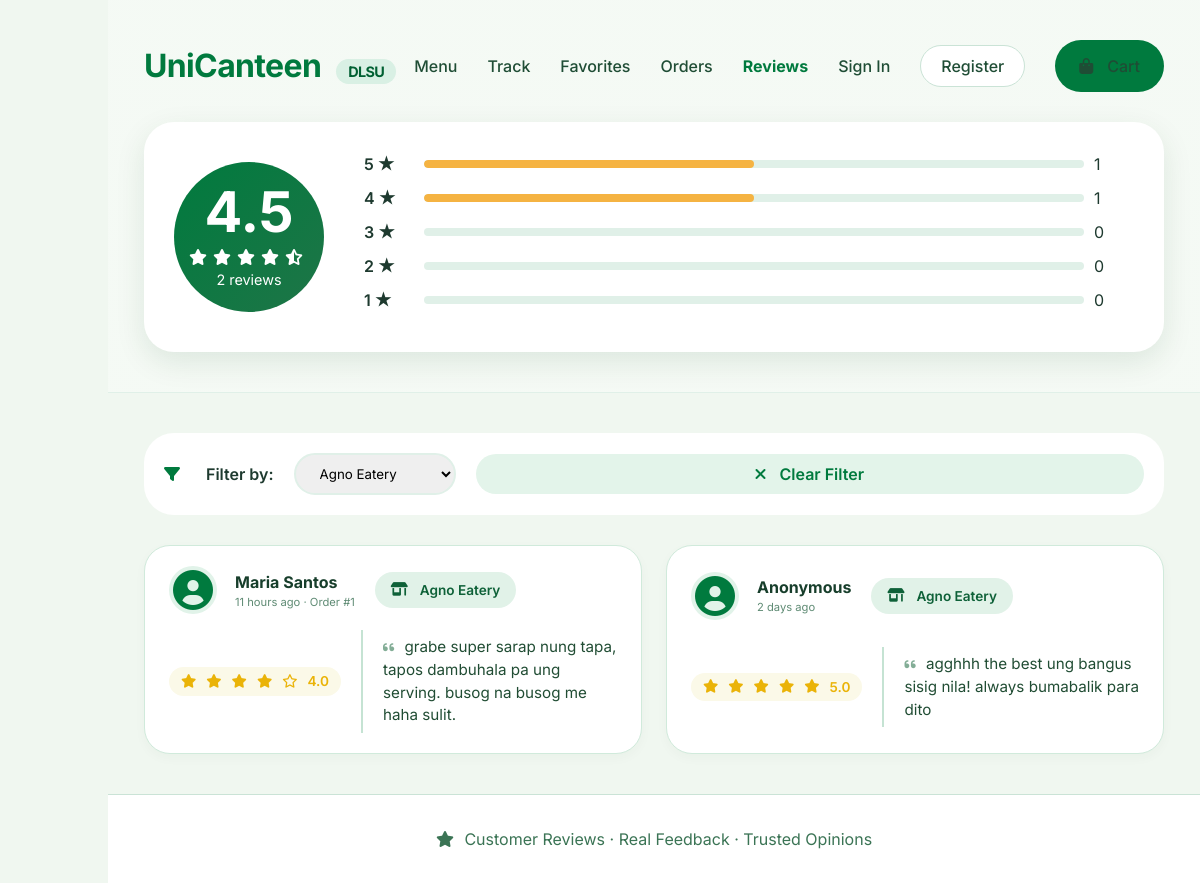
Page /frontend/reviews.php?restaurant=2 on the committed database.
### tables this page shows
CREATE TABLE Ratings (
    ID INT PRIMARY KEY AUTO_INCREMENT,
    restaurant_ID INT,
    order_ID INT UNIQUE,
    rating DECIMAL(3, 2) CHECK (rating BETWEEN 1.0 AND 5.0),
    review TEXT,
    is_anonymous BOOLEAN DEFAULT FALSE,
    timestamp TIMESTAMP DEFAULT CURRENT_TIMESTAMP,
    FOREIGN KEY (restaurant_ID) REFERENCES Restaurants(ID) ON DELETE CASCADE,
    FOREIGN KEY (order_ID) REFERENCES Orders(ID) ON DELETE CASCADE
);

CREATE TABLE Orders (
    ID INT PRIMARY KEY AUTO_INCREMENT,
    customer_ID INT,
    walkin_name VARCHAR(100) NULL,
    restaurant_ID INT,
    total_amount DECIMAL(10, 2) NOT NULL,
    status ENUM('P', 'PR', 'R', 'C') DEFAULT 'P',
    queue_number INT,
    payment_method ENUM('gcash', 'card', 'cash') DEFAULT 'gcash',
    order_date TIMESTAMP DEFAULT CURRENT_TIMESTAMP,
    pickup_time TIME,
    FOREIGN KEY (customer_ID) REFERENCES Users(ID),
    FOREIGN KEY (restaurant_ID) REFERENCES Restaurants(ID)
);

CREATE TABLE Restaurants (
    ID INT PRIMARY KEY AUTO_INCREMENT,
    name VARCHAR(60) NOT NULL,
    address VARCHAR(100),
    description TEXT,
    logo_url VARCHAR(255),
    owner_ID INT,
    is_open BOOLEAN DEFAULT TRUE,
    created_at TIMESTAMP DEFAULT CURRENT_TIMESTAMP,
    FOREIGN KEY (owner_ID) REFERENCES Users(ID)
);

### config/config.php (called while the page is built, shortened)
<?php
if (!function_exists('url')) {
    function url($path = '') {
        return BASE_PATH . ltrim($path, '/');
    }
}
if (!function_exists('getTimeAgo')) {
    function getTimeAgo($timestamp) {
        $time_ago = strtotime($timestamp);
        $current_time = time();
        $time_difference = $current_time - $time_ago;
        $seconds = $time_difference;
        $minutes = round($seconds / 60);
        $hours = round($seconds / 3600);
        $days = round($seconds / 86400);
        if ($seconds < 60) {
            return "Just now";
        } else if ($minutes < 60) {
            return $minutes . " minute" . ($minutes > 1 ? "s" : "") . " ago";
        } else if ($hours < 24) {
            return $hours . " hour" . ($hours > 1 ? "s" : "") . " ago";
        } else {
            return $days . " day" . ($days > 1 ? "s" : "") . " ago";
        }
    }
}
?>

### frontend/reviews.php (the view, shortened to what this page needs)
<?php
require_once __DIR__ . '/../config/config.php';
$db = Database::getInstance()->getConnection();
$page = isset($_GET['page_num']) ? intval($_GET['page_num']) : 1;
$limit = 10;
$offset = ($page - 1) * $limit;
$restaurant_filter = isset($_GET['restaurant']) ? intval($_GET['restaurant']) : 0;
$restaurantsQuery = "SELECT ID, name FROM Restaurants ORDER BY name";
$restaurants = $db->query($restaurantsQuery);
$reviewsQuery = "SELECT
    rt.*,
    r.name as restaurant_name,
    COALESCE(CASE WHEN rt.is_anonymous = 1 THEN 'Anonymous' ELSE u.full_name END, 'Anonymous') as reviewer_name,
    u.email,
    o.queue_number as order_number
    FROM Ratings rt
    JOIN Restaurants r ON rt.restaurant_ID = r.ID
    LEFT JOIN Orders o ON rt.order_ID = o.ID
    LEFT JOIN Users u ON o.customer_ID = u.ID";
$reviewParams = [];
$reviewTypes = "";
if ($restaurant_filter > 0) {
    $reviewsQuery .= " WHERE rt.restaurant_ID = ?";
    $reviewParams[] = $restaurant_filter;
    $reviewTypes .= "i";
}
$reviewsQuery .= " ORDER BY rt.timestamp DESC LIMIT ? OFFSET ?";
$reviewParams[] = $limit;
$reviewParams[] = $offset;
$reviewTypes .= "ii";
$reviewStmt = $db->prepare($reviewsQuery);
if (!empty($reviewParams)) {
    $reviewStmt->bind_param($reviewTypes, ...$reviewParams);
}
$reviewStmt->execute();
$reviews = $reviewStmt->get_result();
$statsQuery = "SELECT
    COUNT(*) as total_reviews,
    COALESCE(AVG(rating), 0) as avg_rating,
    SUM(CASE WHEN rating >= 4.5 THEN 1 ELSE 0 END) as five_star,
    SUM(CASE WHEN rating >= 3.5 AND rating < 4.5 THEN 1 ELSE 0 END) as four_star,
    SUM(CASE WHEN rating >= 2.5 AND rating < 3.5 THEN 1 ELSE 0 END) as three_star,
    SUM(CASE WHEN rating >= 1.5 AND rating < 2.5 THEN 1 ELSE 0 END) as two_star,
    SUM(CASE WHEN rating < 1.5 THEN 1 ELSE 0 END) as one_star
    FROM Ratings";
$statsParams = [];
$statsTypes = "";
if ($restaurant_filter > 0) {
    $statsQuery .= " WHERE restaurant_ID = ?";
    $statsParams[] = $restaurant_filter;
    $statsTypes .= "i";
}
$statsStmt = $db->prepare($statsQuery);
if (!empty($statsParams)) {
    $statsStmt->bind_param($statsTypes, ...$statsParams);
}
$statsStmt->execute();
$stats = $statsStmt->get_result()->fetch_assoc();
?>
<!DOCTYPE html>
<html lang="en">
<head>
    <link rel="stylesheet" href="https://cdnjs.cloudflare.com/ajax/libs/font-awesome/6.0.0-beta3/css/all.min.css">
    <link rel="stylesheet" href="<?php echo url('assets/styles.css'); ?>">
</head>
<body>
    <div class="main-content">
        <section class="reviews-header">
            <div class="wrapper">
                <nav class="customer-nav">
                    <a href="<?php echo url('index.php?page=customer'); ?>" class="logo">UniCanteen <span>DLSU</span></a>
                    <div class="customer-nav-links">
                        <a href="<?php echo url('index.php?page=customer'); ?>#menu">Menu</a>
                        <a href="<?php echo url('index.php?page=customer'); ?>#track">Track</a>
                        <a href="<?php echo url('index.php?page=favorites'); ?>">Favorites</a>
                        <a href="<?php echo url('index.php?page=orders'); ?>">Orders</a>
                        <a href="<?php echo url('index.php?page=reviews'); ?>" style="font-weight: 700; color: #007a3e;">Reviews</a>
                        <?php if (isset($_SESSION['user_id'])): ?>
                            <a
                                href="<?php echo url('index.php?page=profile'); ?>"><?php echo htmlspecialchars(explode(' ', $_SESSION['user_name'] ?? 'Profile')[0]); ?></a>
                            <a href="<?php echo url('index.php?page=logout'); ?>" class="btn-outline">Logout</a>
                        <?php else: ?>
                            <a href="<?php echo url('index.php?page=login'); ?>">Sign In</a>
                            <a href="<?php echo url('index.php?page=register'); ?>" class="btn-outline">Register</a>
                        <?php endif; ?>
                        <a href="<?php echo url('index.php?page=cart'); ?>" class="btn-primary">
                            <i class="fas fa-bag-shopping"></i> Cart
                        </a>
                    </div>
                </nav>
                <div class="rating-big">
                    <div class="rating-circle">
                        <span class="number"><?php echo number_format($stats['avg_rating'], 1); ?></span>
                        <span class="stars">
                            <?php
                            $avg = $stats['avg_rating'];
                            for ($i = 1; $i <= 5; $i++):
                                if ($i <= floor($avg))
                                    echo '<i class="fas fa-star"></i>';
                                elseif ($i - 0.5 <= $avg)
                                    echo '<i class="fas fa-star-half-alt"></i>';
                                else
                                    echo '<i class="far fa-star"></i>';
                            endfor;
                            ?>
                        </span>
                        <span style="font-size: 0.9rem;"><?php echo $stats['total_reviews']; ?> reviews</span>
                    </div>
                    <div class="rating-bars">
                        <?php
                        $ratings = [
                            5 => $stats['five_star'],
                            4 => $stats['four_star'],
                            3 => $stats['three_star'],
                            2 => $stats['two_star'],
                            1 => $stats['one_star']
                        ];
                        foreach ($ratings as $stars => $count):
                            $percentage = $stats['total_reviews'] > 0 ? ($count / $stats['total_reviews']) * 100 : 0;
                            ?>
                            <div class="rating-bar">
                                <span class="bar-label"><?php echo $stars; ?> ★</span>
                                <div class="bar-progress">
                                    <div class="bar-fill" style="width: <?php echo $percentage; ?>%"></div>
                                </div>
                                <span style="min-width: 40px;"><?php echo $count; ?></span>
                            </div>
                        <?php endforeach; ?>
                    </div>
                </div>
            </div>
        </section>
        <div class="wrapper">
            <div class="filter-section">
                <i class="fas fa-filter" style="color: #007a3e;"></i>
                <span style="font-weight: 600;">Filter by:</span>
                <select onchange="window.location.href='<?php echo url('index.php?page=reviews'); ?>&restaurant=' + this.value"
                    style="padding: 10px 20px; border: 2px solid #e0f0e8; border-radius: 30px; font-family: 'Inter', sans-serif;">
                    <?php
                    $restaurants->data_seek(0);
                    while ($rest = $restaurants->fetch_assoc()):
                        ?>
                        <option value="<?php echo $rest['ID']; ?>" <?php echo $restaurant_filter == $rest['ID'] ? 'selected' : ''; ?>>
                            <?php echo htmlspecialchars($rest['name']); ?>
                        </option>
                    <?php endwhile; ?>
                </select>
                <?php if ($restaurant_filter > 0): ?>
                    <a href="<?php echo url('index.php?page=reviews'); ?>" class="btn-secondary" style="padding: 8px 20px;">
                        <i class="fas fa-times"></i> Clear Filter
                    </a>
                <?php endif; ?>
            </div>
            <div class="reviews-grid">
                <?php if ($reviews->num_rows > 0): ?>
                    <?php while ($review = $reviews->fetch_assoc()): ?>
                        <div class="review-card">
                            <div class="reviewer-avatar">
                                <i class="fas fa-user-circle" style="font-size: 2.5rem; color: #007a3e;"></i>
                                <div>
                                    <span
                                        class="name"><?php echo htmlspecialchars($review['reviewer_name'] ?? 'Anonymous'); ?></span>
                                    <div style="font-size: 0.7rem; color: #5f8b74;">
                                        <?php echo getTimeAgo($review['timestamp']); ?>
                                        <?php if ($review['order_number']): ?>
                                            · Order #<?php echo $review['order_number']; ?>
                                        <?php endif; ?>
                                    </div>
                                </div>
                            </div>
                            <div class="stall-badge">
                                <i class="fas fa-store-alt"></i> <?php echo htmlspecialchars($review['restaurant_name']); ?>
                            </div>
                            <div class="stars-container">
                                <?php
                                $rating = $review['rating'];
                                for ($i = 1; $i <= 5; $i++):
                                    if ($i <= floor($rating)):
                                        ?>
                                        <i class="fas fa-star"></i>
                                    <?php elseif ($i - 0.5 <= $rating): ?>
                                        <i class="fas fa-star-half-alt"></i>
                                    <?php else: ?>
                                        <i class="far fa-star"></i>
                                    <?php endif; endfor; ?>
                                <?php echo number_format($rating, 1); ?>
                            </div>
                            <div class="review-text">
                                <i class="fas fa-quote-left"></i>
                                <?php echo htmlspecialchars(html_entity_decode($review['review'], ENT_QUOTES, 'UTF-8')); ?>
                            </div>
                        </div>
                    <?php endwhile; ?>
                <?php endif; ?>
            </div>
        </div>
        <footer class="footer-note">
            <i class="fas fa-star"></i> Customer Reviews · Real Feedback · Trusted Opinions
        </footer>
    </div>
</body>
</html>

### assets/styles.css (style rules this page uses)
:root { --dlsu-green: #007a3e; --dlsu-darkgreen: #006032; --dlsu-lightgreen: #eaf7f0; --white: #ffffff; --off-white: #f9fffc; --border-soft: #cae3d6; --text-muted: #2b5d42; --shadow-left: 4px 0 16px rgba(0, 80, 20, 0.08); --warning: #f5b342; --danger: #b13e3e; --success: #0c6e3a; }
* { margin: 0; padding: 0; box-sizing: border-box; }
body { font-family: 'Inter', sans-serif; background: #f0f7f0; color: #1e3a2f; line-height: 1.5; display: flex; min-height: 100vh; }
i { margin-right: 6px; }
.main-content { flex: 1; overflow-y: auto; margin-left: 108px; background: #f0f7f0; }
.wrapper { max-width: 1300px; margin: 0 auto; padding: 0 36px; }
.btn-outline { border: 1px solid var(--border-soft); background: white; padding: 8px 20px; border-radius: 36px; font-weight: 600; color: var(--dlsu-green); text-decoration: none; transition: all 0.2s; cursor: pointer; }
.btn-primary { background: var(--dlsu-green); color: white; border: none; padding: 14px 24px; border-radius: 40px; font-weight: 600; cursor: pointer; transition: all 0.2s ease; display: inline-flex; align-items: center; justify-content: center; gap: 8px; text-decoration: none; flex: 1; }
.btn-secondary { background: #e3f4ea; color: var(--dlsu-green); border: none; padding: 14px 24px; border-radius: 40px; font-weight: 600; cursor: pointer; transition: all 0.2s ease; display: inline-flex; align-items: center; justify-content: center; gap: 8px; text-decoration: none; flex: 1; }
.customer-nav { display: flex; justify-content: space-between; align-items: center; padding: 22px 0; }
.logo { font-weight: 700; font-size: 2rem; letter-spacing: -0.02em; color: var(--dlsu-green); text-decoration: none; }
.logo span { background: #d9f0e4; color: var(--dlsu-darkgreen); font-size: 0.9rem; padding: 4px 12px; border-radius: 50px; margin-left: 8px; }
.customer-nav-links { display: flex; gap: 30px; align-items: center; }
.customer-nav-links a { text-decoration: none; font-weight: 500; color: #1f4d35; transition: color 0.2s; }
.reviews-grid { display: flex; flex-direction: column; gap: 16px; margin: 28px 0 32px; }
.review-card { background: var(--white); border-radius: 26px; padding: 20px 24px; border: 1px solid #d0eadb; box-shadow: 0 4px 12px rgba(0, 60, 20, 0.03); display: flex; flex-wrap: wrap; align-items: center; gap: 16px 20px; transition: all 0.1s ease; }
.reviewer-avatar { display: flex; align-items: center; gap: 12px; min-width: 160px; }
.reviewer-avatar i { font-size: 2.2rem; color: var(--dlsu-green); background: #e1f3e9; width: 48px; height: 48px; border-radius: 50%; display: flex; align-items: center; justify-content: center; }
.reviewer-avatar .name { font-weight: 700; font-size: 1rem; color: #173e2b; }
.stall-badge { background: #e1f2e8; border-radius: 40px; padding: 8px 16px; font-size: 0.85rem; font-weight: 600; color: #0e6138; display: inline-flex; align-items: center; gap: 6px; white-space: nowrap; }
.stars-container { display: flex; align-items: center; gap: 4px; color: #eab308; background: #fbf9e8; padding: 4px 12px; border-radius: 40px; font-size: 0.85rem; font-weight: 600; }
.review-text { flex: 2; min-width: 240px; color: #214d34; font-size: 0.95rem; line-height: 1.5; padding: 6px 0 6px 20px; border-left: 2px solid #c5e3d3; }
.review-text i { color: #4f8b6b; opacity: 0.7; margin-right: 6px; font-size: 0.8rem; }
.footer-note { text-align: center; padding: 32px; color: #3b7455; background: white; border-top: 1px solid var(--border-soft); margin-top: 40px; }

### rows in the picture
ratings: reviewer_name "Maria Santos", timestamp "11 hours ago", order_ID.queue_number "1", restaurant_ID.name "Agno Eatery", rating "4.0", review "grabe super sarap nung tapa, tapos dambuhala pa ung serving. busog na busog me haha sulit."
ratings: reviewer_name "Anonymous", timestamp "2 days ago", restaurant_ID.name "Agno Eatery", rating "5.0", review "agghhh the best ung bangus sisig nila! always bumabalik para dito"

### other values in the picture
$stats['avg_rating'] "4.5"
$stats['total_reviews'] "2"
$stars "5"
$count "1"
$stars "4"
$stars "3"
$count "0"
$stars "2"
$stars "1"
form field value "Agno Eatery"
